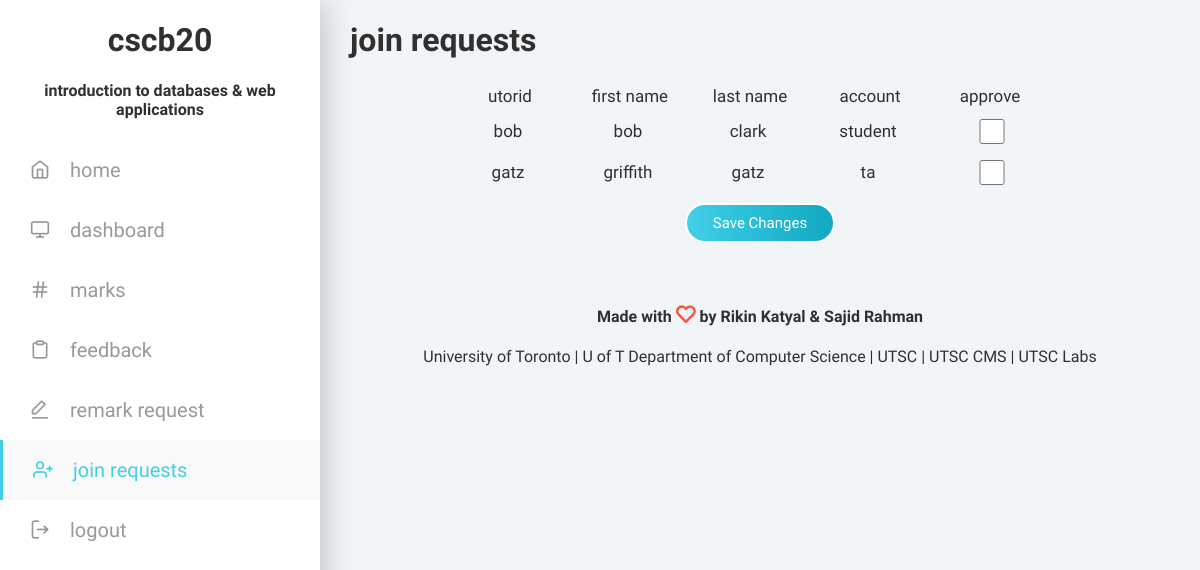
Before: /dashboard/instructor/requests/index.php (signed in) with the older database file.
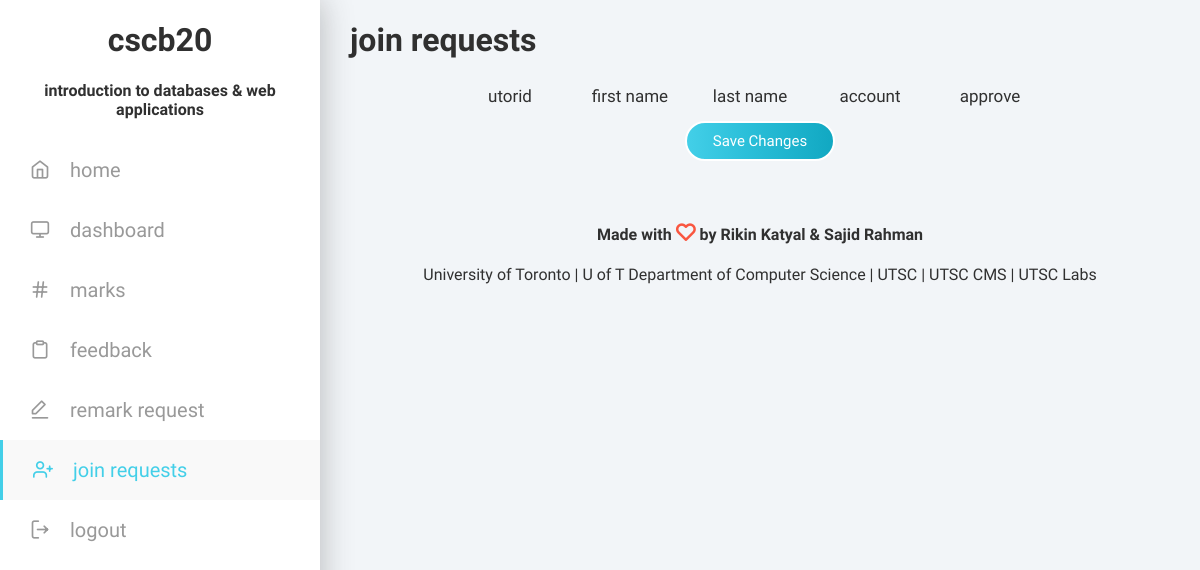
After: the same page with the newer database file.
### tables this page shows
create table Students
(verified boolean not null,
utorid varchar(25) not null primary key,
pass char(64) not null,
firstName varchar(255) not null,
lastName varchar(255) not null,
studentNumber varchar(25) not null,
instructorId varchar(255) not null,
practical float,
quiz1 float,
quiz2 float,
quiz3 float,
a1 float,
a2 float,
a3 float,
final float,
midterm float,
authToken varchar(255)
);

create table TAs
(verified bool,
utorid VARCHAR(25) NOT NULL primary key,
pass char(64) not null,
firstName VARCHAR(255) NOT NULL,
lastName VARCHAR(255) NOT NULL,
instructorId varchar(25),
authToken varchar(255)
);

### src/dashboard/instructor/requests/index.php (the view, shortened to what this page needs)
<?php
  include("../../../auth/config.php");
?>
<html lang="en">
<head>
    <link rel="stylesheet" type="text/css" href="../../../css/feather.css">
    <link rel="stylesheet" type="text/css" href="../../../css/index.css">
</head>
<body>
  <div id="container">
      <div id="sidebar">
          <h1>cscb20</h1>
          <h4>introduction to databases & web applications</h4>
          <nav>
            <a href="../../../">
              <div class="nav-item">
                <h2><i class="feather icon-home"></i>home</h2>
              </div>
            </a>
            <a href="../../">
              <div class="nav-item">
                <h2><i class="feather icon-monitor"></i>dashboard</h2>
              </div>
            </a>
            <a href="../marks">
              <div class="nav-item">
                <h2><i class="feather icon-hash"></i>marks</h2>
              </div>
            </a>
            <?php
              if ($_SESSION['account'] != 'ta'){
                echo "
                <a href='../../feedback'>
                  <div class='nav-item'>
                    <h2><i class='feather icon-clipboard'></i>feedback</h2>
                  </div>
                </a>
                ";
              }
            ?>
            <a href="../../<?php if ($_SESSION['account'] == 'instructor' or $_SESSION['account'] == 'ta') echo "instructor/" ?>remark/">
              <div class="nav-item">
                <h2><i class="feather icon-edit-1"></i>remark request</h2>
              </div>
            </a>
            <a href='./'>
              <div class='nav-item active'>
                <h2><i class='feather icon-user-plus'></i>join requests</h2>
              </div>
            </a>
            <a href="../../../auth/logout/">
              <div class="nav-item">
                <h2><i class="feather icon-log-out"></i>logout</h2>
              </div>
            </a>
          </nav>
        </div>
    <div id="content">
      <h1>join requests</h1>
      <form action="" method="post">
        <div class="mark">
          <h3>UTORid</h3>
          <h3>First Name</h3>
          <h3>Last Name</h3>
          <h3>Account</h3>
          <h3>Approve</h3>
        </div>
        <?php
          $sql = "select * from Students where verified = 0 and instructorId = '".$_SESSION['utorid']."'";
          $result = mysqli_query($db, $sql);
          while ($row = mysqli_fetch_array($result, MYSQLI_ASSOC)) {
            echo "
            <div class='mark'>
              <h3>".$row['utorid']."</h3>
              <h3>".$row['firstName']."</h3>
              <h3>".$row['lastName']."</h3>
              <h3>Student</h3>
              <input type='checkbox' name='approval_student[]' value='".$row['utorid']."'>
            </div>
            ";
          }
          $sql = "select * from TAs where verified = 0 and instructorId = '".$_SESSION['utorid']."'";
          $result = mysqli_query($db, $sql);
          while ($row = mysqli_fetch_array($result, MYSQLI_ASSOC)) {
            echo "
            <div class='mark'>
              <h3>".$row['utorid']."</h3>
              <h3>".$row['firstName']."</h3>
              <h3>".$row['lastName']."</h3>
              <h3>TA</h3>
              <input type='checkbox' name='approval_ta[]' value='".$row['utorid']."'>
            </div>
            ";
          }
        ?>
        <button>Save Changes</button>
      </form>
      <footer>
        <p><b>Made with <i class="feather icon-heart"></i> by Rikin Katyal & Sajid Rahman</b></p>
        <p><a href="https://www.utoronto.ca/" target="_">University of Toronto</a> | <a href="http://web.cs.toronto.edu/" target="_">U of T Department of Computer Science</a> | <a href="http://www.utsc.utoronto.ca/home/" target="_">UTSC</a> | <a href="https://www.utsc.utoronto.ca/cms/computer-science-mathematics-statistics" target="_">UTSC CMS</a> | <a href="http://www.utsc.utoronto.ca/labs/"> UTSC Labs</a></p>
      </footer>
    </div>
  </div>
</body>
</html>

Changed rows visible on the page:
removed students: utorid "bob", firstName "bob", lastName "clark"
removed tas: utorid "gatz", firstName "griffith", lastName "gatz"
